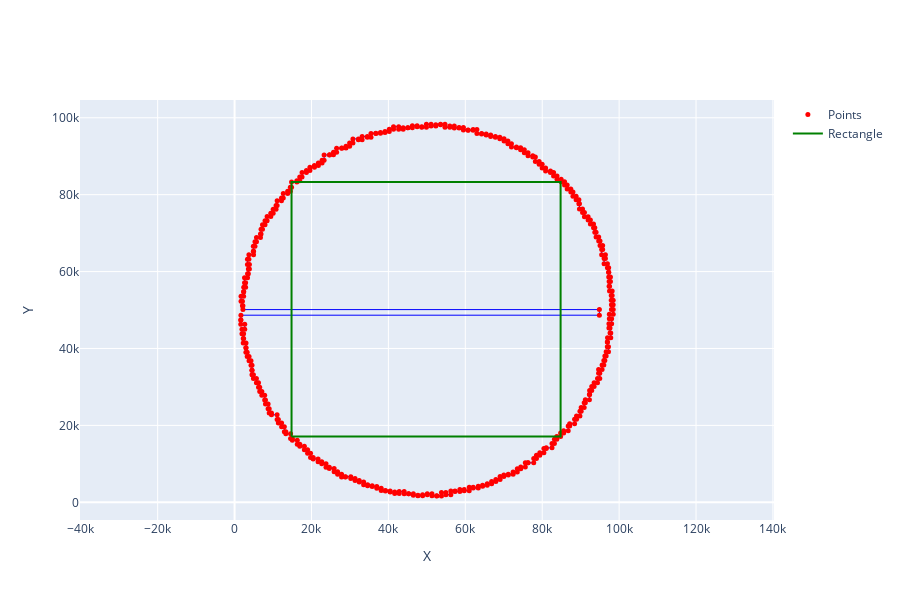

Here is the notebook cell this chart was saved with:
### Code cell
import plotly.graph_objects as go

fig = go.Figure()

# Plot all line segments connecting consecutive points
for i in range(len(data)):
    a = data[i]
    b = data[(i + 1) % len(data)]  # Connect last point back to first
    fig.add_trace(go.Scatter(
        x=[a[0], b[0]], 
        y=[a[1], b[1]], 
        mode='lines',
        line=dict(color='blue', width=1),
        showlegend=False,
        hoverinfo='skip'
    ))

# Plot the points
fig.add_trace(go.Scatter(
    x=data[:, 0], 
    y=data[:, 1], 
    mode='markers',
    marker=dict(color='red', size=5),
    name='Points',
    hovertemplate='(%{x}, %{y})<extra></extra>'
))

# Add rectangle

# x1, y1 = 2172, 50110
# x2, y2 = 94865, 48656

# x1, y1 = 5301, 67727
# x2, y2 = 94865, 50110

x1, y1 = 5301, 67727
x2, y2 = 94865, 50110

# x1, y1 = 4270, 35611
# x2, y2 = 94865, 48656

# x1, y1 = 96089, 62054
# x2, y2 = 3347, 63224
x1, y1 = 14813, 83283
x2, y2 = 84780, 17100
rect_x = [min(x1, x2), max(x1, x2), max(x1, x2), min(x1, x2), min(x1, x2)]
rect_y = [min(y1, y2), min(y1, y2), max(y1, y2), max(y1, y2), min(y1, y2)]
fig.add_trace(go.Scatter(
    x=rect_x, 
    y=rect_y, 
    mode='lines',
    line=dict(color='green', width=2),
    name='Rectangle',
    hoverinfo='skip'
))

fig.update_layout(
    xaxis_title='X',
    yaxis_title='Y',
    showlegend=True,
    # width=600,
    height=600,
    yaxis=dict(scaleanchor="x", scaleratio=1)
)

fig.show()
